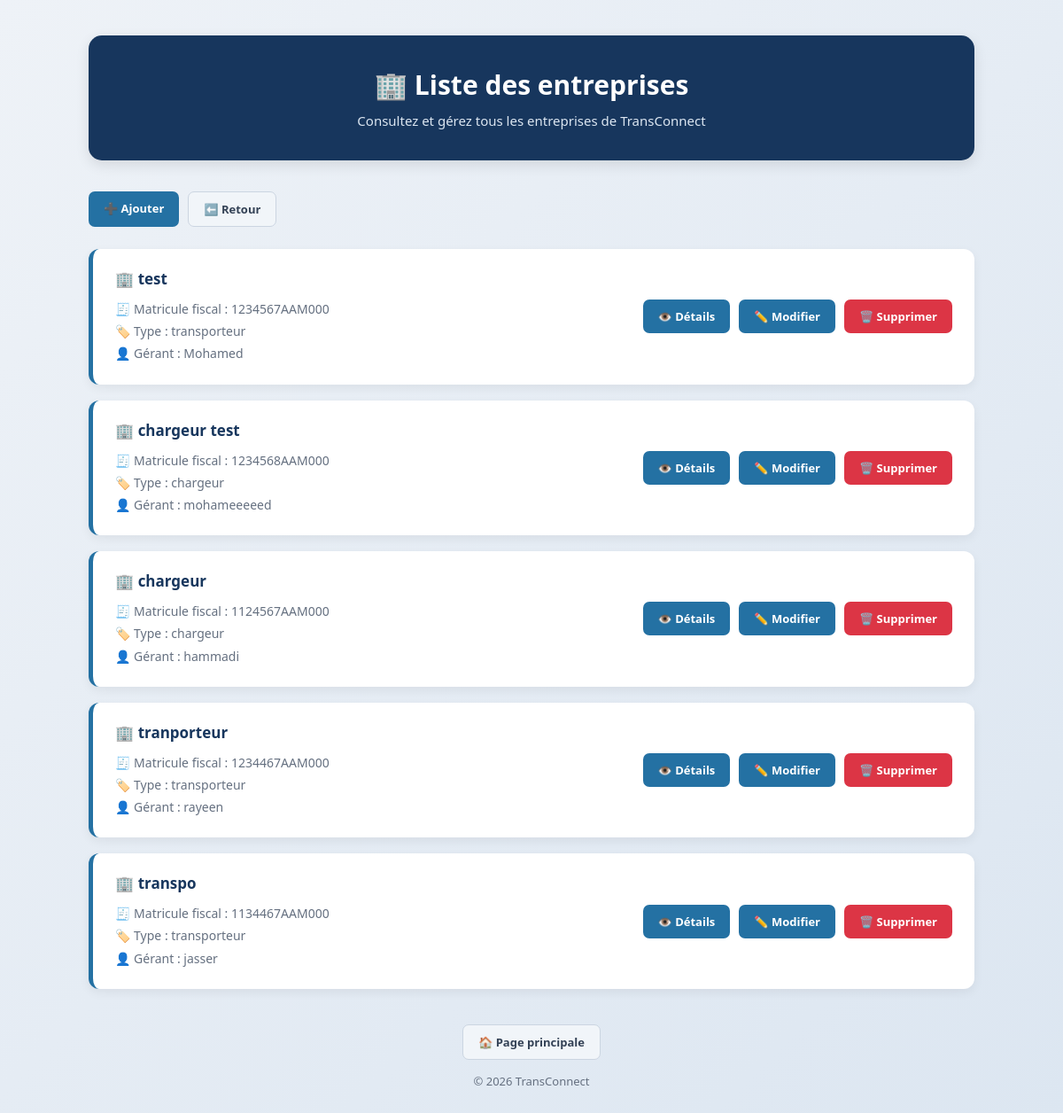
Page /entreprise/list/ on the earlier database version.
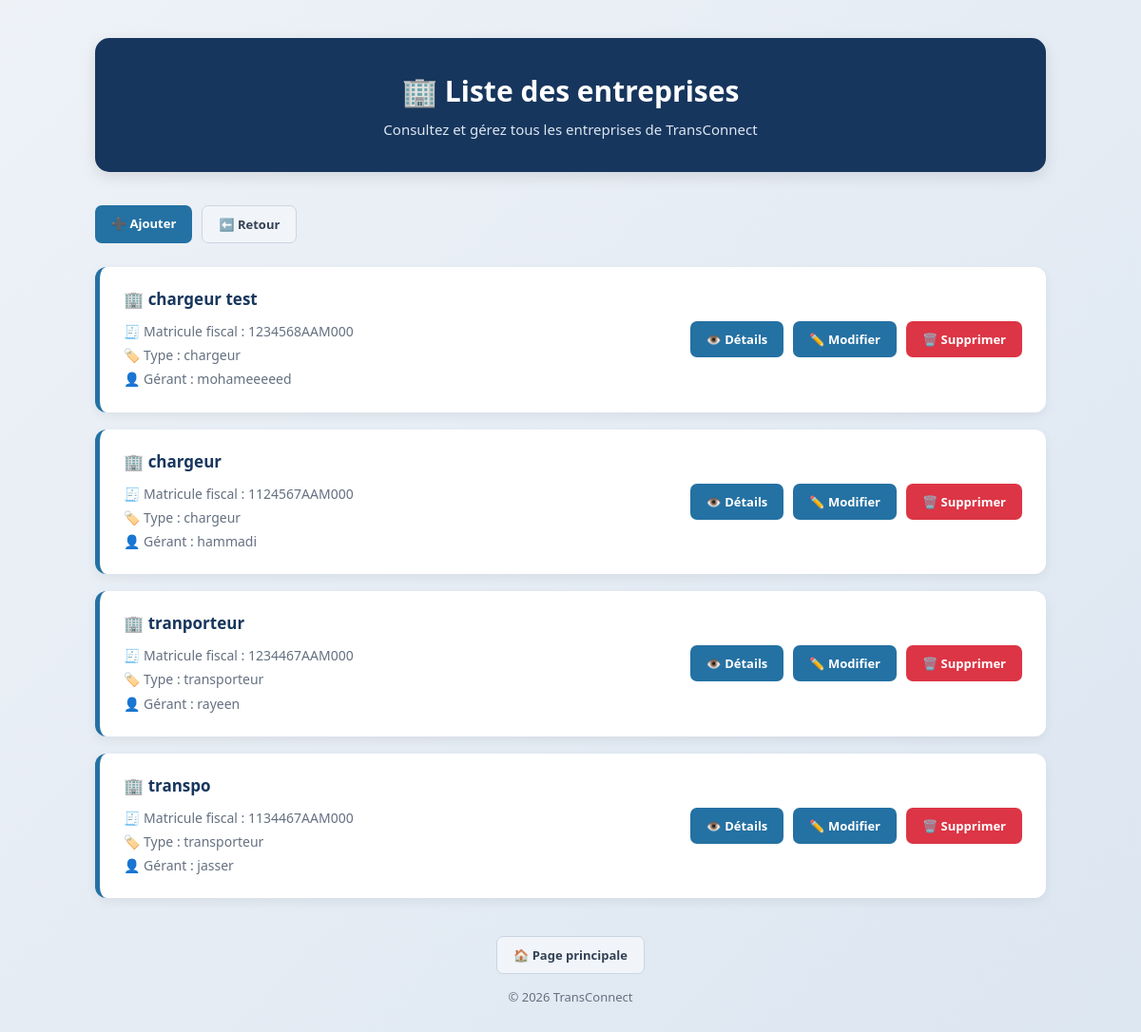
Same page on the later database version.
### EntrepriseApp/models.py (models this page shows, shortened)
class Entreprise(models.Model):
    raison_sociale=models.CharField()
    matricule_fiscal=models.CharField(max_length=17,unique=True,validators=[matrcule_fiscalee])# char[17] «unique»
    type_entreprise=models.CharField(choices=[("chargeur","chargeur"),
                                              ("transporteur","transporteur")]) #choice
    adresse=models.TextField(validators=[
         MinLengthValidator(20,"lenght doit sup 20"),
         MaxLengthValidator(300,"laddr doit inf 300")
    ])# text
    created_at=models.DateTimeField(auto_now_add=True)# datetime
    updated_at=models.DateTimeField(auto_now=True)# datetime
    gerant=models.OneToOneField(Utilisateur,
                              on_delete=models.CASCADE,
                              related_name="entrprise")

class Utilisateur(AbstractUser):
   user_id=models.CharField(max_length=8,primary_key=True)
   email=models.EmailField(unique=True,validators=[validation_email],blank=True)  #string «unique»
   role = models.CharField(
    max_length=20,
    choices=[
        ("chargeur", "Chargeur"),
        ("transporteur", "Transporteur"),
        ("admin", "Admin"),
    ],
    default="chargeur",
    ) #choice
   telephone=models.CharField(max_length=8,blank=True,default="********") # string
   created_at=models.DateTimeField(auto_now_add=True) # datetime
   updated_at=models.DateTimeField(auto_now=True) #datetime
   def __str__(self):
           return self.username

### EntrepriseApp/views.py (the view)
# urls.py: path("list/", list_ent, name="list"),
def list_ent(request):
    list = Entreprise.objects.select_related("gerant")
    return render(request, "entreprise/list.html", {"list": list})

### templates/entreprise/list.html (shortened to what this page needs)
{% extends "base_app.html" %}
{% block header %}🏢 Liste des entreprises{% endblock %}
{% block subheader %}Consultez et gérez tous les entreprises de TransConnect{% endblock %}
{% block content %}
<div class="toolbar">
    <a class="btn" href="{% url 'entreprise:create_class' %}">➕ Ajouter</a>
    <a class="btn light" href="{% url 'entreprise:home' %}">⬅️ Retour</a>
</div>
<ul class="item-list">
    {% for ent in list %}
        <li>
            <div>
                <span class="reference">🏢 {{ ent.raison_sociale }}</span>
                <p class="info">
                        🧾 Matricule fiscal : {{ ent.matricule_fiscal }}<br>
                        🏷️ Type : {{ ent.type_entreprise }}<br>
                        👤 Gérant : {{ ent.gerant }}
                </p>
            </div>
            <div class="actions">
                <a class="btn" href="{% url 'entreprise:details' ent.pk %}">👁️ Détails</a>
                <a class="btn" href="{% url 'entreprise:update_class' ent.pk %}">✏️ Modifier</a>
                <a class="btn delete" href="{% url 'entreprise:supprimer_class' ent.pk %}">🗑️ Supprimer</a>
            </div>
        </li>
    {% empty %}
        <li class="empty">Aucun(e) entreprise trouvé(e).</li>
    {% endfor %}
</ul>
{% endblock %}

Differences in the rows shown:
removed Entreprise: raison_sociale "test", matricule_fiscal "1234567AAM000", type_entreprise "transporteur", gerant "Mohamed"
